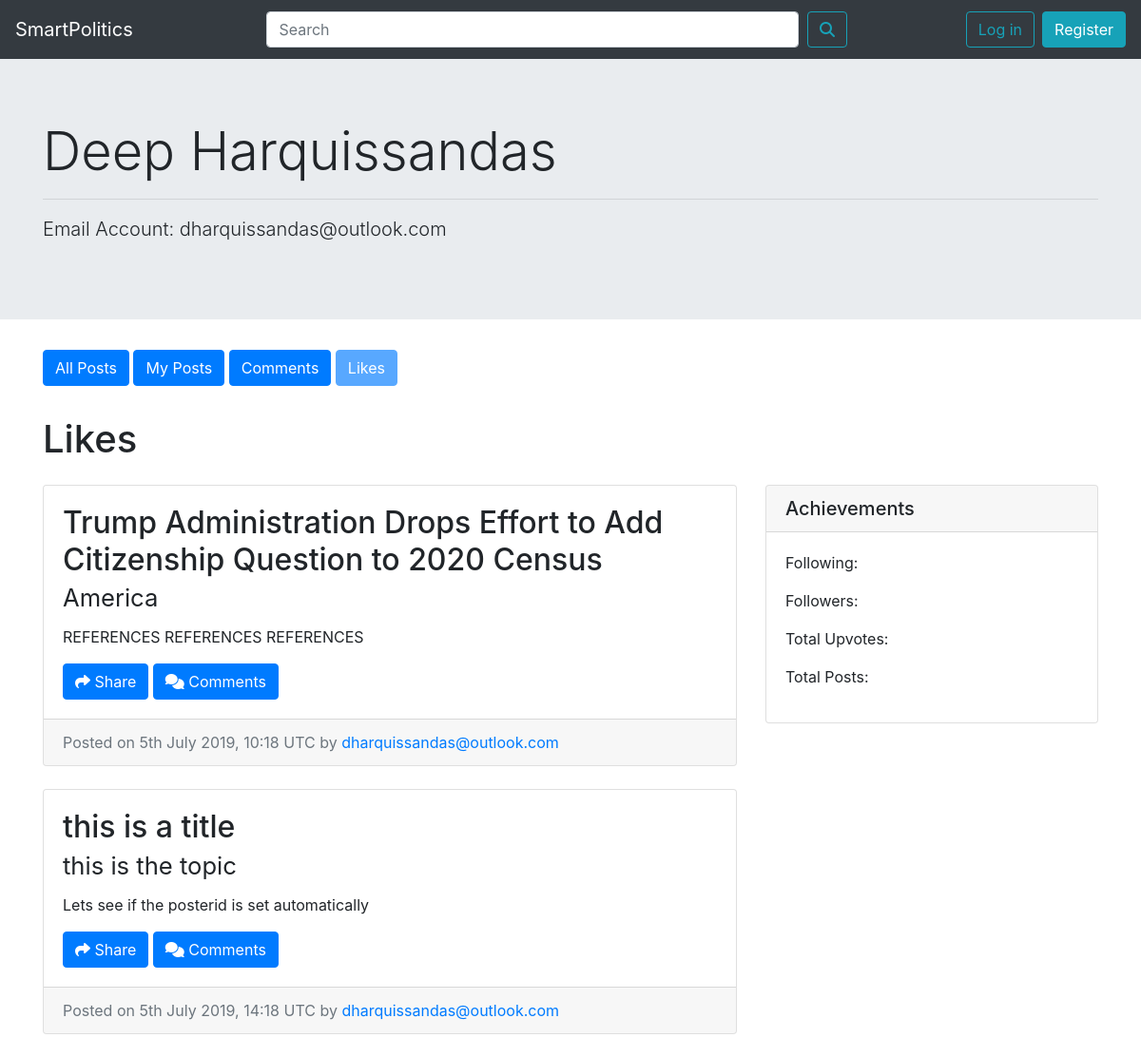
Screenshot of /useraccountslikes.php?id=1 with the database file from the repository.
### tables this page shows
CREATE TABLE `users` (
  `ID` int(11) NOT NULL,
  `username` varchar(255) DEFAULT NULL,
  `password` varchar(1000) DEFAULT NULL,
  `email` text
);

CREATE TABLE `entries` (
  `ID` int(11) NOT NULL,
  `title` varchar(255) DEFAULT NULL,
  `topic` varchar(255) DEFAULT NULL,
  `post` longtext,
  `timestamp` int(11) DEFAULT NULL,
  `upvotes` int(255) DEFAULT NULL,
  `userid` int(11) DEFAULT NULL
);

### useraccountslikes.php (the view, shortened to what this page needs)
<?php
    include "php/connection.php";
    $id = $_GET['id'];
    $emailquery = "SELECT username, email FROM users WHERE ID='$id'";
    $emailq = mysqli_query($conn, $emailquery) or die(mysqli_error($conn));
    $email = mysqli_fetch_assoc($emailq);
?>
<!doctype html>
<html lang="en">
<head>
    <link rel="stylesheet" href="https://stackpath.bootstrapcdn.com/bootstrap/4.3.1/css/bootstrap.min.css">
    <link rel="stylesheet" href="css/navbar.css">
    <link rel="stylesheet" href="css/posts.css">
</head>
<body>
    <nav class="navbar navbar-expand-lg navbar-dark bg-dark">
        <div class="flex-grow-1">
                <a class="navbar-brand" href="index.php">SmartPolitics</a>
        </div>
            <div class="collapse navbar-collapse" id="navbarSupportedContent">
                <div class="flex-grow-2">
                    <form class="form-inline">
                        <div class="mx-lg-0 searchbar">
                            <input class="form-control my-1" id="search" type="search" placeholder="Search" aria-label="Search">
                            <button class="btn btn-outline-info ml-1 my-1" id="button" type="submit"><i class="fas fa-search"></i></button>
                        </div>
                    </form>
                </div>
                <?php
                    if(isset($_SESSION['id'])){
                ?>
                <form method="post" action="php/logout.php" class="form-inline my-2 my-lg-0 ml-auto">
                    <button class="btn btn-outline-info my-1 mr-1" id="home" type="button">Home</button>
                    <button class="btn btn-info my-1 mr-1" id="login" type="submit">Log out</button>
                </form>
                <?php
                    }else{
                ?>
                <form class="form-inline my-2 login my-lg-0 ml-auto">
                    <button class="btn btn-outline-info my-1 mr-1" id="login" type="button" data-toggle="modal" data-target="#loginmodal">Log in</button>
                    <button class="btn btn-info my-1 my-sm-0 ml-1" id="register" type="button" data-toggle="modal" data-target="#registermodal">Register</button>
                </form>
                <?php
                    }
                ?>
        </div>
    </nav>
    <div class="jumbotron jumbotron-fluid">
        <div class="container">
            <h1 class="display-4"><?php echo $email['username']; ?></h1>
            <hr>
            <p class="lead">Email Account: <?php echo $email['email']; ?> </p>
        </div>
    </div>
    <div class="container">
        <button onclick="location.href='useraccountsallposts.php?id=<?php echo $id; ?>'" type="button" class="btn btn-primary mb-2">All Posts</button>
        <button onclick="location.href='useraccountsownposts.php?id=<?php echo $id; ?>'"  type="button" class="btn btn-primary mb-2">My Posts</button>
        <button onclick="location.href='useraccountscomments.php?id=<?php echo $id; ?>'"  type="button" class="btn btn-primary mb-2">Comments</button>
        <button onclick="location.href='useraccountslikes.php?id=<?php echo $id; ?>'"  type="button" class="btn btn-primary mb-2" disabled>Likes</button>
        <h1 class="my-4">Likes</h1>
        <div class="row">
            <div class="col-md-8">
                <?php
                    $query =  "SELECT ID, title, topic, post, timestamp, upvotes, userid FROM entries WHERE userid  ='$id'";
                    $result = mysqli_query($conn, $query) or die(mysqli_error($conn));
                    while($row = $result->fetch_assoc()){
                        ?>
                        <div class="card mb-4">
                            <div class="card-body">
                                <h2 class="card-title"><?php echo $row['title']; ?> <br> <small><?php echo $row['topic']; ?></small> </h2>
                                <p class="card-text"><?php echo $row['post']; ?></p>
                                <a href="" class="btn btn-primary"><i class="fas fa-share"></i>  Share</a>
                            <a href="<?php echo 'comments.php?id='.$row['ID'].'';?>" class="btn btn-primary"><i class="fas fa-comments"></i>  Comments</a>
                            </div>
                            <div class="card-footer text-muted">
                                <div class="footer-text">
                                    Posted on <?php echo date('jS F Y, G:i e', $row['timestamp']); ?> by
                                    <a href="<?php echo 'useraccounts.php?id='.$row['ID'].'';?>"><?php echo $email['email']; ?></a>
                                </div>
                            </div>
                        </div>
                <?php } ?>
            </div>
        <div class="col-md-4">
            <div class="card mb-4">
                <h5 class="card-header">Achievements</h5>
                <div class="card-body">
                    <div class="row">
                        <div class="col-lg-12">
                            <ul class="list-unstyled mb-0">
                                <li>
                                    <p>Following:</p>
                                </li>
                                <li>
                                    <p>Followers:</p>
                                </li>
                                <li>
                                    <p>Total Upvotes:</p>
                                </li>
                                <li>
                                    <p>Total Posts:</p>
                                </li>
                            </ul>
                        </div>
                    </div>
                </div>
            </div>
        </div>
    </div>
</body>
</html>

### css/navbar.css (style rules this page uses)
@media (min-width: 992px) { #search { width: 35em; } }
.navbar { margin-bottom: 0px; }

### css/posts.css (style rules this page uses)
@media (min-width: 992px) { .footer-text { display: inline; } }

### rows the page displays
users: username "Deep Harquissandas", email "dharquissandas@outlook.com"
entries: title "Trump Administration Drops Effort to Add Citizenship Question to 2020 Census", topic "America", post "REFERENCES REFERENCES REFERENCES", timestamp "5th July 2019, 10:18 UTC", userid.email "dharquissandas@outlook.com"
entries: title "this is a title", topic "this is the topic", post "Lets see if the posterid is set automatically", timestamp "5th July 2019, 14:18 UTC", userid.email "dharquissandas@outlook.com"
